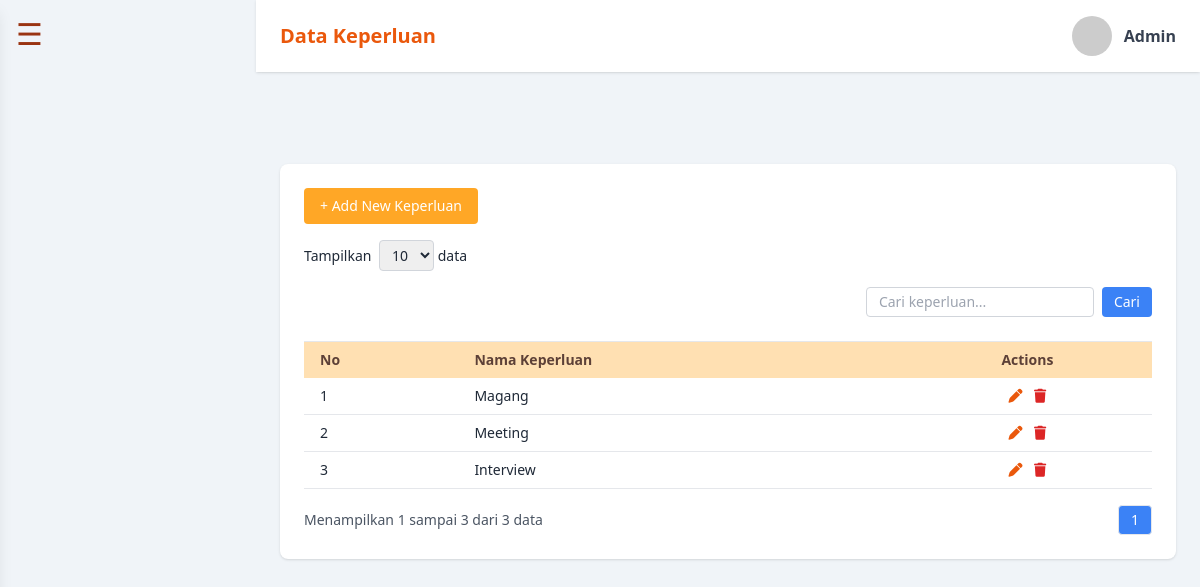
Screenshot of /keperluan/index.php (signed in) with the database file from the repository.
### tables this page shows
CREATE TABLE `keperluan` (
  `id` int(11) NOT NULL,
  `nama_keperluan` varchar(100) NOT NULL,
  `departemen_id` int(11) DEFAULT NULL,
  `created_at` datetime DEFAULT current_timestamp()
);

### keperluan/index.php (the view, shortened to what this page needs)
<?php
require '../config/koneksi.php';
include '../layouts/sidebar-admin.php';
$search = isset($_GET['search']) ? trim($_GET['search']) : '';
$page = isset($_GET['page']) ? (int)$_GET['page'] : 1;
$limit = 10;
$offset = ($page - 1) * $limit;
$where = $search ? "WHERE nama_keperluan LIKE '%$search%'" : '';
$total_query = mysqli_query($conn, "SELECT COUNT(*) as total FROM keperluan $where");
$total_data = mysqli_fetch_assoc($total_query)['total'];
$data = mysqli_query($conn, "SELECT * FROM keperluan $where ORDER BY id DESC LIMIT $limit OFFSET $offset");
?>
<!DOCTYPE html>
<html lang="id">
<head>
  <script src="https://cdn.tailwindcss.com"></script>
  <link rel="stylesheet" href="https://cdnjs.cloudflare.com/ajax/libs/font-awesome/6.5.0/css/all.min.css">
</head>
<body class="text-gray-800">
<header class="bg-white py-4 px-6 shadow flex justify-between items-center fixed top-0 left-64 right-0 z-40">
  <h1 class="text-xl font-bold text-orange-600">Data Keperluan</h1>
  <div class="flex items-center gap-3">
    <img src="https://i.pravatar.cc/40" class="rounded-full w-10 h-10" alt="Profile">
    <span class="font-semibold text-gray-700">Admin</span>
  </div>
</header>
<main class="pt-24 ml-64 px-6 pb-10">
  <div class="bg-white p-6 rounded-lg shadow">
    <div class="flex justify-between items-center mb-4">
      <button onclick="openAddModal()" class="btn-orange text-white px-4 py-2 rounded text-sm font-medium">
        + Add New Keperluan
      </button>
    </div>
    <div class="mb-4">
      <label class="text-sm">Tampilkan
        <select class="border border-gray-300 rounded px-2 py-1 ml-1 text-sm">
          <option>10</option><option>25</option><option>50</option>
        </select> data
      </label>
    </div>
    <div class="flex justify-end mb-2">
      <form method="GET" class="flex gap-2">
        <input type="text" name="search" value="<?= htmlspecialchars($search) ?>" placeholder="Cari keperluan..." class="border border-gray-300 rounded px-3 py-1 text-sm">
        <button type="submit" class="bg-blue-500 text-white px-3 py-1 rounded text-sm hover:bg-blue-600">Cari</button>
      </form>
    </div>
    <div class="overflow-x-auto">
      <table class="w-full text-sm text-left border-t">
        <thead class="table-header">
          <tr>
            <th class="px-4 py-2">No</th>
            <th class="px-4 py-2">Nama Keperluan</th>
            <th class="px-4 py-2 text-center">Actions</th>
          </tr>
        </thead>
        <tbody>
          <?php if ($total_data === 0): ?>
            <script>
              Swal.fire({
                icon: 'info',
                title: 'Tidak ditemukan',
                text: 'Data dengan kata kunci "<?= htmlspecialchars($search) ?>" tidak ditemukan.',
                timer: 3000,
                showConfirmButton: false
              });
            </script>
            <tr>
              <td colspan="3" class="text-center py-4 text-gray-500 italic">Data tidak ditemukan.</td>
            </tr>
          <?php else: ?>
            <?php $no = $offset + 1; while ($row = mysqli_fetch_assoc($data)): ?>
              <tr class="border-b table-row">
                <td class="px-4 py-2"><?= $no++ ?></td>
                <td class="px-4 py-2"><?= $row['nama_keperluan'] ?></td>
                <td class="px-4 py-2 text-center">
                  <button onclick="openEditModal(<?= $row['id'] ?>, '<?= addslashes($row['nama_keperluan']) ?>')" class="text-orange-600 hover:text-orange-800 mx-1" title="Edit">
                    <i class="fas fa-pen"></i>
                  </button>
                  <a href="hapus.php?id=<?= $row['id'] ?>" onclick="return confirm('Hapus data ini?')" class="text-red-600 hover:text-red-800 mx-1" title="Delete">
                    <i class="fas fa-trash"></i>
                  </a>
                </td>
              </tr>
            <?php endwhile; ?>
          <?php endif; ?>
        </tbody>
      </table>
    </div>
    <div class="mt-4 flex justify-between items-center text-sm text-gray-600">
      <div>
        Menampilkan <?= $offset + 1 ?> sampai <?= min($offset + $limit, $total_data) ?> dari <?= $total_data ?> data
      </div>
      <div class="flex items-center space-x-2">
        <span class="px-3 py-1 border rounded bg-blue-500 text-white"><?= $page ?></span>
      </div>
    </div>
  </div>
</main>
</body>
</html>

### keperluan/index.php (style rules this page uses)
body { background: #f0f4f8; }
.btn-orange { background-color: #FFA726; }
.table-header { background-color: #FFE0B2; color: #5D4037; }

### rows the page displays
keperluan: nama_keperluan "Magang"
keperluan: nama_keperluan "Meeting"
keperluan: nama_keperluan "Interview"

### other values shown
$offset + 1 "1"
min($offset + $limit, $total_data) "3"
$total_data "3"
$page "1"
